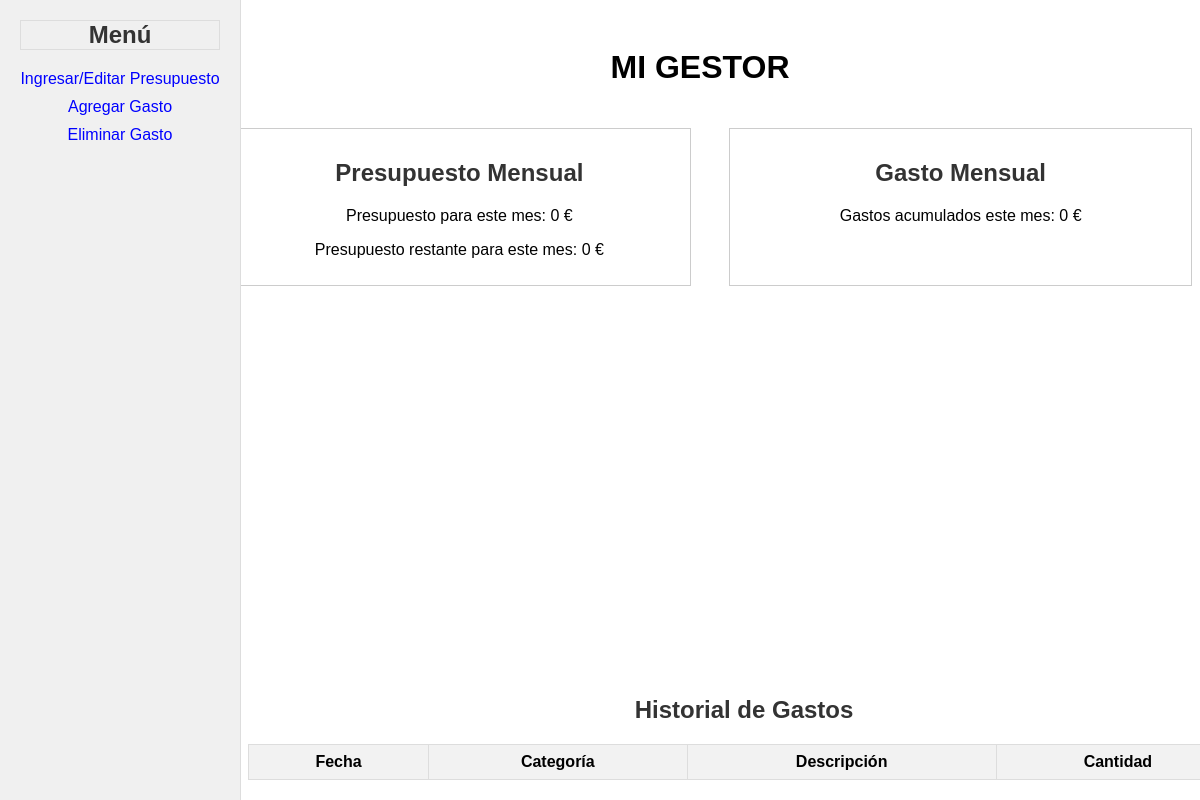
The page /mi_gestor/home/ (signed in) on the database as committed earlier.
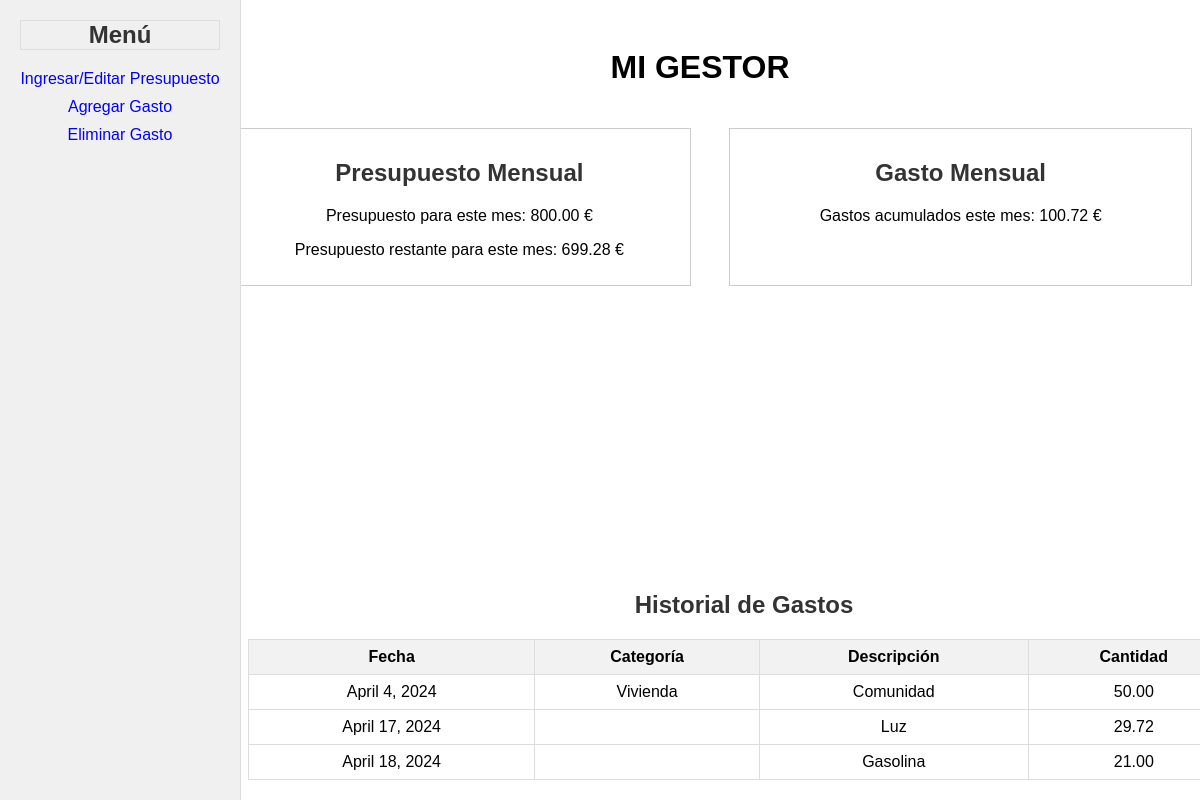
The same page on the database as committed later.
### mi_gestor/models.py (models this page shows, shortened)
class PresupuestoMensual(models.Model):
    usuario = models.ForeignKey(User, on_delete=models.CASCADE)
    fecha = models.DateField(null=True)
    cantidad = models.DecimalField(max_digits=10, decimal_places=2)

class GastoMensual(models.Model):
    usuario = models.ForeignKey(User, on_delete=models.CASCADE, default=None)
    fecha = models.DateField()
    categoria = models.ForeignKey(Categoria, on_delete=models.CASCADE, null=True, blank=True, default=None)
    descripcion = models.CharField(max_length=100)
    cantidad = models.DecimalField(max_digits=10, decimal_places=2)

class Categoria(models.Model):
    nombre = models.CharField(max_length=50, unique=True)
    def __str__(self):
        return self.nombre

### mi_gestor/views.py (the view)
# urls.py: path('home/', views.home, name='home'),
@login_required
def home(request):
    mes_actual = datetime.date.today().replace(day=1)
    try:
        presupuesto_mensual = PresupuestoMensual.objects.get(usuario=request.user, fecha=mes_actual)
        presupuesto_mes_actual = presupuesto_mensual.cantidad
    except PresupuestoMensual.DoesNotExist:
        presupuesto_mes_actual = 0
    gastos_mes_actual = GastoMensual.objects.filter(usuario=request.user, fecha__month=mes_actual.month, fecha__year=mes_actual.year).aggregate(total_mes=Sum('cantidad'))
    total_mes_actual = round(gastos_mes_actual['total_mes'], 2) if gastos_mes_actual['total_mes'] else 0
    diferencia = presupuesto_mes_actual - total_mes_actual
    gastos = GastoMensual.objects.filter(usuario=request.user).order_by('fecha')
    presupuesto_url = '/ingresar_presupuesto/'
    agregar_gasto_url = '/agregar_gasto/'
    return render(request, 'home.html', {
        'presupuesto_url': presupuesto_url,
        'agregar_gasto_url': agregar_gasto_url,
        'gastos': gastos,
        'presupuesto_mes_actual': presupuesto_mes_actual,
        'total_mes_actual': total_mes_actual,
        'diferencia': diferencia
    })

### mi_gestor/templates/home.html (shortened to what this page needs)
<!DOCTYPE html>
<html lang="en">
<head>
    {% load static %}
    <link rel="stylesheet" type="text/css" href="{% static 'home_style.css' %}">
</head>
<body>
    <header>
        <h1>MI GESTOR</h1>
    </header>
    <div class="sidebar">
        <h2>Menú</h2>
        <ul>
            <li><a href="{% url 'mi_gestor:ingresar_presupuesto' %}">Ingresar/Editar Presupuesto</a></li>
            <li><a href="{% url 'mi_gestor:agregar_gasto' %}">Agregar Gasto</a></li>
            <li><a href="{% url 'mi_gestor:eliminar_gasto' gastos.0.id %}">Eliminar Gasto</a></li>
        </ul>
    </div>
     <div class="content">
        <div class="header">
            <div class="block">
                <h2>Presupuesto Mensual</h2>
                <p>Presupuesto para este mes: {{ presupuesto_mes_actual }} €</p>
                <p>Presupuesto restante para este mes: {{ diferencia }} €</p>
            </div>
            <div class="block">
                <h2>Gasto Mensual</h2>
                <p>Gastos acumulados este mes: {{ total_mes_actual }} €</p>
            </div>
        </div>
        <div class="table-container">
            <h2>Historial de Gastos</h2>
            <table border="1">
                <thead>
                    <tr>
                        <th>Fecha</th>
                        <th>Categoría</th>
                        <th>Descripción</th>
                        <th>Cantidad</th>
                    </tr>
                </thead>
                <tbody>
                    {% for gasto in gastos %}
                    <tr>
                        <td>{{ gasto.fecha }}</td>
                        <td>{{ gasto.categoria }}</td>
                        <td>{{ gasto.descripcion }}</td>
                        <td>{{ gasto.cantidad }}</td>
                    </tr>
                    {% endfor %}
                </tbody>
            </table>
        </div>
    </div>
</body>
</html>

Rows that differ between the two databases and show on the page:
added PresupuestoMensual: cantidad "800.00"
added GastoMensual: fecha "April 4, 2024", categoria "Vivienda", descripcion "Comunidad", cantidad "50.00"
added GastoMensual: fecha "April 17, 2024", descripcion "Luz", cantidad "29.72"
added GastoMensual: fecha "April 18, 2024", descripcion "Gasolina", cantidad "21.00"
Other text that changed with them:
{{ diferencia }}: "0" → "699.28"
{{ total_mes_actual }}: "0" → "100.72"
{{ presupuesto_mes_actual }}: "0" → (not shown)
